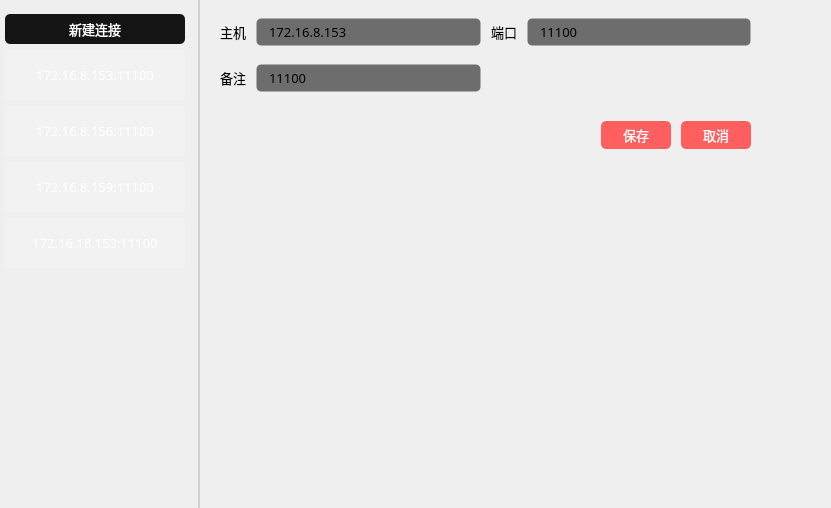
<?xml version="1.0" encoding="UTF-8"?>
<ui version="4.0">
 <class>zookeepermanagewidget</class>
 <widget class="QWidget" name="zookeepermanagewidget">
  <property name="geometry">
   <rect>
    <x>0</x>
    <y>0</y>
    <width>831</width>
    <height>508</height>
   </rect>
  </property>
  <property name="windowTitle">
   <string>Form</string>
  </property>
  <layout class="QHBoxLayout" name="horizontalLayout">
   <property name="spacing">
    <number>0</number>
   </property>
   <property name="leftMargin">
    <number>0</number>
   </property>
   <property name="topMargin">
    <number>0</number>
   </property>
   <property name="rightMargin">
    <number>0</number>
   </property>
   <property name="bottomMargin">
    <number>0</number>
   </property>
   <item>
    <widget class="QWidget" name="widget_left" native="true">
     <property name="minimumSize">
      <size>
       <width>200</width>
       <height>0</height>
      </size>
     </property>
     <property name="maximumSize">
      <size>
       <width>200</width>
       <height>16777215</height>
      </size>
     </property>
     <property name="font">
      <font>
       <family>OPPOSans B</family>
      </font>
     </property>
     <property name="styleSheet">
      <string notr="true">#widget_left{
border-right:2px solid rgba(108, 117, 125, 65); 
}
QScrollBar:vertical{
    width: 10px;
	background-color: rgba(0, 41, 69, 0);
    margin: 0px,0px,0px,0px;
    padding-top: 0px;		/*//隐藏上下的箭头*/
    padding-bottom: 0px;
}


QScrollBar::handle:vertical{
    width: 10px;
	
	background-color: rgb(239, 239, 239);
    /*滚动条两端变成椭圆 */
    border-radius: 2px;
    min-height: 0;
}

QScrollBar::sub-page:vertical {
    
	background-color: rgba(255, 255, 255, 0);
}
QScrollBar::add-page:vertical 
{
    background-color: rgba(255, 255, 255, 0);
}

QScrollBar::add-line:vertical {
	border: none;
    height: 0px;
    subcontrol-position: bottom;
    subcontrol-origin: margin;
}
QScrollBar::sub-line:vertical {
    border: none;
    height: 0px;
    subcontrol-position: top;
    subcontrol-origin: margin;
}

QScrollBar::down-arrow:vertical {
    border:none;
}

QScrollBar::up-arrow:vertical {
    border:none;
}</string>
     </property>
     <layout class="QVBoxLayout" name="verticalLayout_6">
      <property name="leftMargin">
       <number>5</number>
      </property>
      <property name="topMargin">
       <number>9</number>
      </property>
      <property name="rightMargin">
       <number>9</number>
      </property>
      <property name="bottomMargin">
       <number>0</number>
      </property>
      <item>
       <widget class="QWidget" name="widget_9" native="true">
        <property name="minimumSize">
         <size>
          <width>0</width>
          <height>35</height>
         </size>
        </property>
        <property name="maximumSize">
         <size>
          <width>16777215</width>
          <height>35</height>
         </size>
        </property>
        <layout class="QVBoxLayout" name="verticalLayout_2">
         <property name="spacing">
          <number>0</number>
         </property>
         <property name="leftMargin">
          <number>0</number>
         </property>
         <property name="topMargin">
          <number>5</number>
         </property>
         <property name="rightMargin">
          <number>0</number>
         </property>
         <property name="bottomMargin">
          <number>5</number>
         </property>
         <item>
          <widget class="QToolButton" name="toolButton_newCreate">
           <property name="minimumSize">
            <size>
             <width>180</width>
             <height>30</height>
            </size>
           </property>
           <property name="font">
            <font>
             <family>OPPOSans B</family>
             <pointsize>10</pointsize>
             <stylestrategy>PreferAntialias</stylestrategy>
            </font>
           </property>
           <property name="styleSheet">
            <string notr="true">QToolButton {
	color: rgb(255, 255, 255);
	
	
	background-color: rgb(20, 20, 20);
	border-radius: 5px;
}

QToolButton::menu-indicator { 
	image: None;
}
 
QToolButton:hover {
	color: rgb(255, 255, 255);
	background-color: rgb(20, 20, 20);
}</string>
           </property>
           <property name="text">
            <string>新建连接</string>
           </property>
          </widget>
         </item>
        </layout>
       </widget>
      </item>
      <item>
       <widget class="QWidget" name="widget" native="true">
        <layout class="QVBoxLayout" name="verticalLayout_3">
         <property name="leftMargin">
          <number>0</number>
         </property>
         <property name="topMargin">
          <number>0</number>
         </property>
         <property name="rightMargin">
          <number>0</number>
         </property>
         <property name="bottomMargin">
          <number>0</number>
         </property>
         <item>
          <widget class="QScrollArea" name="scrollArea">
           <property name="styleSheet">
            <string notr="true">QScrollArea{
	border: none;
}

QScrollBar:vertical {
    width: 10px;
	background-color: rgba(0, 41, 69, 0);
    margin: 0px,0px,0px,0px;
    padding-top: 0px;		/*//隐藏上下的箭头*/
    padding-bottom: 0px;
}
QScrollBar::handle:vertical {
    width: 10px;
	
	background-color: rgb(239, 239, 239);
    /*滚动条两端变成椭圆 */
    border-radius: 2px;
    min-height: 0;
}

QScrollBar::sub-page:vertical {
    
	background-color: rgba(255, 255, 255, 0);
}
QScrollBar::add-page:vertical 
{
    background-color: rgba(255, 255, 255, 0);
}

QScrollBar::add-line:vertical {
	border: none;
    height: 0px;
    subcontrol-position: bottom;
    subcontrol-origin: margin;
}
QScrollBar::sub-line:vertical {
    border: none;
    height: 0px;
    subcontrol-position: top;
    subcontrol-origin: margin;
}

QScrollBar::down-arrow:vertical {
    border:none;
}
QScrollBar::up-arrow:vertical {
    border:none;
}</string>
           </property>
           <property name="widgetResizable">
            <bool>true</bool>
           </property>
           <widget class="QWidget" name="scrollAreaWidgetContents">
            <property name="geometry">
             <rect>
              <x>0</x>
              <y>0</y>
              <width>186</width>
              <height>458</height>
             </rect>
            </property>
            <property name="styleSheet">
             <string notr="true">QToolButton {
	font: 10pt &quot;OPPOSans B&quot;;
    qproperty-iconSize: 22px 22px;
	background-color: rgba(255, 255, 255, 50);
	border: none;
	border-radius:3px;
	color: rgb(255, 255, 255);
}

QToolButton::menu-indicator { 
	image: None;
}

QToolButton:hover {
	border-radius:3px;
	color: rgb(255, 255, 255);
	background-color: rgb(21, 21, 21);
	border: none;
}

 
QToolButton:checked {
	border-radius:3px;
	color: rgb(255, 255, 255);
	background-color: rgb(21, 21, 21);
	border: none;
}</string>
            </property>
            <layout class="QVBoxLayout" name="verticalLayout_8">
             <property name="leftMargin">
              <number>0</number>
             </property>
             <property name="topMargin">
              <number>0</number>
             </property>
             <property name="rightMargin">
              <number>0</number>
             </property>
             <property name="bottomMargin">
              <number>0</number>
             </property>
             <item>
              <widget class="QToolButton" name="toolButton_2">
               <property name="minimumSize">
                <size>
                 <width>180</width>
                 <height>50</height>
                </size>
               </property>
               <property name="font">
                <font>
                 <family>OPPOSans B</family>
                 <pointsize>10</pointsize>
                 <stylestrategy>PreferAntialias</stylestrategy>
                </font>
               </property>
               <property name="styleSheet">
                <string notr="true"/>
               </property>
               <property name="text">
                <string>172.16.8.153:11100</string>
               </property>
               <property name="icon">
                <iconset resource="lib.qrc">
                 <normaloff>:/lib/node.png</normaloff>:/lib/node.png</iconset>
               </property>
               <property name="toolButtonStyle">
                <enum>Qt::ToolButtonTextBesideIcon</enum>
               </property>
              </widget>
             </item>
             <item>
              <widget class="QToolButton" name="toolButton_4">
               <property name="minimumSize">
                <size>
                 <width>180</width>
                 <height>50</height>
                </size>
               </property>
               <property name="font">
                <font>
                 <family>OPPOSans B</family>
                 <pointsize>10</pointsize>
                 <stylestrategy>PreferAntialias</stylestrategy>
                </font>
               </property>
               <property name="styleSheet">
                <string notr="true"/>
               </property>
               <property name="text">
                <string>172.16.8.156:11100</string>
               </property>
               <property name="icon">
                <iconset resource="lib.qrc">
                 <normaloff>:/lib/node2.png</normaloff>:/lib/node2.png</iconset>
               </property>
               <property name="toolButtonStyle">
                <enum>Qt::ToolButtonTextBesideIcon</enum>
               </property>
              </widget>
             </item>
             <item>
              <widget class="QToolButton" name="toolButton_5">
               <property name="minimumSize">
                <size>
                 <width>180</width>
                 <height>50</height>
                </size>
               </property>
               <property name="font">
                <font>
                 <family>OPPOSans B</family>
                 <pointsize>10</pointsize>
                 <stylestrategy>PreferAntialias</stylestrategy>
                </font>
               </property>
               <property name="styleSheet">
                <string notr="true"/>
               </property>
               <property name="text">
                <string>172.16.8.159:11100</string>
               </property>
               <property name="icon">
                <iconset resource="lib.qrc">
                 <normaloff>:/lib/node2.png</normaloff>:/lib/node2.png</iconset>
               </property>
               <property name="toolButtonStyle">
                <enum>Qt::ToolButtonTextBesideIcon</enum>
               </property>
              </widget>
             </item>
             <item>
              <widget class="QToolButton" name="toolButton_6">
               <property name="minimumSize">
                <size>
                 <width>180</width>
                 <height>50</height>
                </size>
               </property>
               <property name="maximumSize">
                <size>
                 <width>180</width>
                 <height>16777215</height>
                </size>
               </property>
               <property name="font">
                <font>
                 <family>OPPOSans B</family>
                 <pointsize>10</pointsize>
                 <stylestrategy>PreferAntialias</stylestrategy>
                </font>
               </property>
               <property name="styleSheet">
                <string notr="true"/>
               </property>
               <property name="text">
                <string>172.16.18.153:11100</string>
               </property>
               <property name="icon">
                <iconset resource="lib.qrc">
                 <normaloff>:/lib/node2.png</normaloff>:/lib/node2.png</iconset>
               </property>
               <property name="toolButtonStyle">
                <enum>Qt::ToolButtonTextBesideIcon</enum>
               </property>
              </widget>
             </item>
             <item>
              <spacer name="verticalSpacer">
               <property name="orientation">
                <enum>Qt::Vertical</enum>
               </property>
               <property name="sizeHint" stdset="0">
                <size>
                 <width>20</width>
                 <height>309</height>
                </size>
               </property>
              </spacer>
             </item>
            </layout>
           </widget>
          </widget>
         </item>
        </layout>
       </widget>
      </item>
     </layout>
    </widget>
   </item>
   <item>
    <widget class="QWidget" name="widget_2" native="true">
     <layout class="QVBoxLayout" name="verticalLayout">
      <property name="spacing">
       <number>0</number>
      </property>
      <property name="leftMargin">
       <number>0</number>
      </property>
      <property name="topMargin">
       <number>0</number>
      </property>
      <property name="rightMargin">
       <number>0</number>
      </property>
      <property name="bottomMargin">
       <number>0</number>
      </property>
      <item>
       <widget class="QStackedWidget" name="stackedWidget">
        <widget class="QWidget" name="page">
         <widget class="QWidget" name="horizontalWidget" native="true">
          <property name="geometry">
           <rect>
            <x>20</x>
            <y>0</y>
            <width>531</width>
            <height>181</height>
           </rect>
          </property>
          <property name="maximumSize">
           <size>
            <width>16777215</width>
            <height>209</height>
           </size>
          </property>
          <layout class="QGridLayout" name="gridLayout">
           <property name="horizontalSpacing">
            <number>10</number>
           </property>
           <property name="verticalSpacing">
            <number>0</number>
           </property>
           <item row="2" column="3">
            <widget class="QWidget" name="widget_3" native="true">
             <property name="maximumSize">
              <size>
               <width>16777215</width>
               <height>50</height>
              </size>
             </property>
             <layout class="QHBoxLayout" name="horizontalLayout_2">
              <property name="spacing">
               <number>10</number>
              </property>
              <property name="leftMargin">
               <number>0</number>
              </property>
              <property name="topMargin">
               <number>0</number>
              </property>
              <property name="rightMargin">
               <number>0</number>
              </property>
              <property name="bottomMargin">
               <number>0</number>
              </property>
              <item>
               <spacer name="horizontalSpacer">
                <property name="orientation">
                 <enum>Qt::Horizontal</enum>
                </property>
                <property name="sizeHint" stdset="0">
                 <size>
                  <width>40</width>
                  <height>20</height>
                 </size>
                </property>
               </spacer>
              </item>
              <item>
               <widget class="QToolButton" name="toolButton_save">
                <property name="minimumSize">
                 <size>
                  <width>70</width>
                  <height>28</height>
                 </size>
                </property>
                <property name="maximumSize">
                 <size>
                  <width>70</width>
                  <height>28</height>
                 </size>
                </property>
                <property name="font">
                 <font>
                  <family>OPPOSans B</family>
                  <pointsize>10</pointsize>
                  <stylestrategy>PreferAntialias</stylestrategy>
                 </font>
                </property>
                <property name="styleSheet">
                 <string notr="true">QToolButton {
	color: rgb(255, 255, 255);
	background-color: rgb(255, 95, 95);
	border-radius: 5px;
}

QToolButton::menu-indicator { 
	image: None;
}

 
QToolButton:hover {
	color: rgb(255, 255, 255);
	background-color: rgb(255, 95, 95);
}</string>
                </property>
                <property name="text">
                 <string>保存</string>
                </property>
               </widget>
              </item>
              <item>
               <widget class="QToolButton" name="toolButton_close">
                <property name="minimumSize">
                 <size>
                  <width>70</width>
                  <height>28</height>
                 </size>
                </property>
                <property name="maximumSize">
                 <size>
                  <width>70</width>
                  <height>28</height>
                 </size>
                </property>
                <property name="font">
                 <font>
                  <family>OPPOSans B</family>
                  <pointsize>10</pointsize>
                  <stylestrategy>PreferAntialias</stylestrategy>
                 </font>
                </property>
                <property name="styleSheet">
                 <string notr="true">QToolButton {
	color: rgb(255, 255, 255);
	background-color: rgb(255, 95, 95);
	border-radius: 5px;
}

QToolButton::menu-indicator { 
	image: None;
}

 
QToolButton:hover {
	color: rgb(255, 255, 255);
	background-color: rgb(255, 95, 95);
}</string>
                </property>
                <property name="text">
                 <string>取消</string>
                </property>
               </widget>
              </item>
             </layout>
            </widget>
           </item>
           <item row="0" column="2">
            <widget class="QLabel" name="label_port_zk">
             <property name="font">
              <font>
               <family>OPPOSans B</family>
               <pointsize>10</pointsize>
              </font>
             </property>
             <property name="text">
              <string>端口</string>
             </property>
            </widget>
           </item>
           <item row="0" column="0">
            <widget class="QLabel" name="label_host_zk">
             <property name="font">
              <font>
               <family>OPPOSans B</family>
               <pointsize>10</pointsize>
              </font>
             </property>
             <property name="text">
              <string>主机</string>
             </property>
            </widget>
           </item>
           <item row="0" column="3">
            <widget class="QLineEdit" name="lineEdit_port_zk_data">
             <property name="minimumSize">
              <size>
               <width>0</width>
               <height>28</height>
              </size>
             </property>
             <property name="maximumSize">
              <size>
               <width>16777215</width>
               <height>28</height>
              </size>
             </property>
             <property name="font">
              <font>
               <family>OPPOSans B</family>
               <pointsize>10</pointsize>
              </font>
             </property>
             <property name="styleSheet">
              <string notr="true">background-color: rgb(25, 25, 25, 155);
border: 1px solid rgba(255, 255, 255, 0);
border-radius: 5px;
padding-left:10px;
padding-right:10px;</string>
             </property>
             <property name="text">
              <string>11100</string>
             </property>
             <property name="placeholderText">
              <string>22</string>
             </property>
            </widget>
           </item>
           <item row="0" column="1">
            <widget class="QLineEdit" name="lineEdit_host_zk_data">
             <property name="minimumSize">
              <size>
               <width>0</width>
               <height>28</height>
              </size>
             </property>
             <property name="maximumSize">
              <size>
               <width>16777215</width>
               <height>28</height>
              </size>
             </property>
             <property name="font">
              <font>
               <family>OPPOSans B</family>
               <pointsize>10</pointsize>
              </font>
             </property>
             <property name="styleSheet">
              <string notr="true">background-color: rgb(25, 25, 25, 155);
border: 1px solid rgba(255, 255, 255, 0);
border-radius: 5px;
padding-left:10px;
padding-right:10px;</string>
             </property>
             <property name="text">
              <string>172.16.8.153</string>
             </property>
             <property name="placeholderText">
              <string>127.0.0.1</string>
             </property>
            </widget>
           </item>
           <item row="1" column="0">
            <widget class="QLabel" name="label_host_zk_2">
             <property name="font">
              <font>
               <family>OPPOSans B</family>
               <pointsize>10</pointsize>
              </font>
             </property>
             <property name="text">
              <string>备注</string>
             </property>
            </widget>
           </item>
           <item row="1" column="1">
            <widget class="QLineEdit" name="lineEdit_port_zk_data_2">
             <property name="minimumSize">
              <size>
               <width>0</width>
               <height>28</height>
              </size>
             </property>
             <property name="maximumSize">
              <size>
               <width>16777215</width>
               <height>28</height>
              </size>
             </property>
             <property name="font">
              <font>
               <family>OPPOSans B</family>
               <pointsize>10</pointsize>
              </font>
             </property>
             <property name="styleSheet">
              <string notr="true">background-color: rgb(25, 25, 25, 155);
border: 1px solid rgba(255, 255, 255, 0);
border-radius: 5px;
padding-left:10px;
padding-right:10px;</string>
             </property>
             <property name="text">
              <string>11100</string>
             </property>
             <property name="placeholderText">
              <string>22</string>
             </property>
            </widget>
           </item>
          </layout>
         </widget>
        </widget>
       </widget>
      </item>
     </layout>
    </widget>
   </item>
  </layout>
 </widget>
 <resources>
  <include location="lib.qrc"/>
 </resources>
 <connections/>
</ui>
